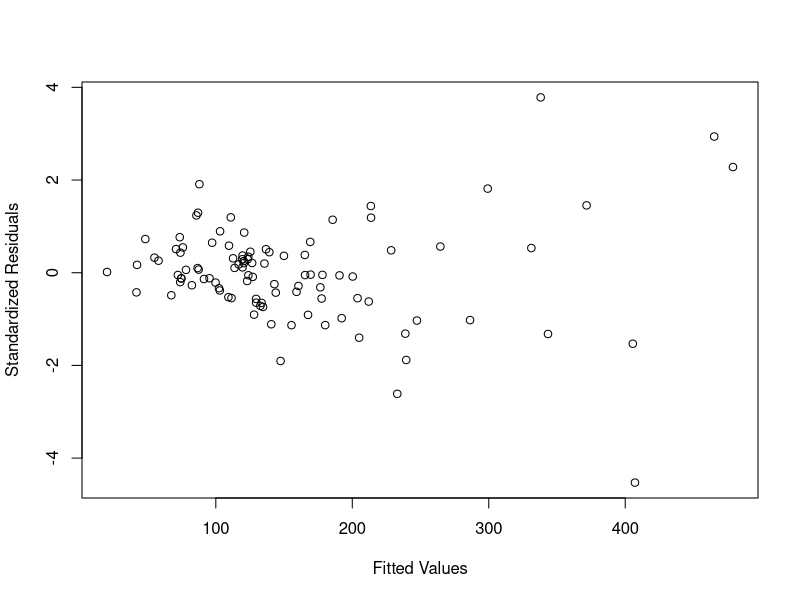
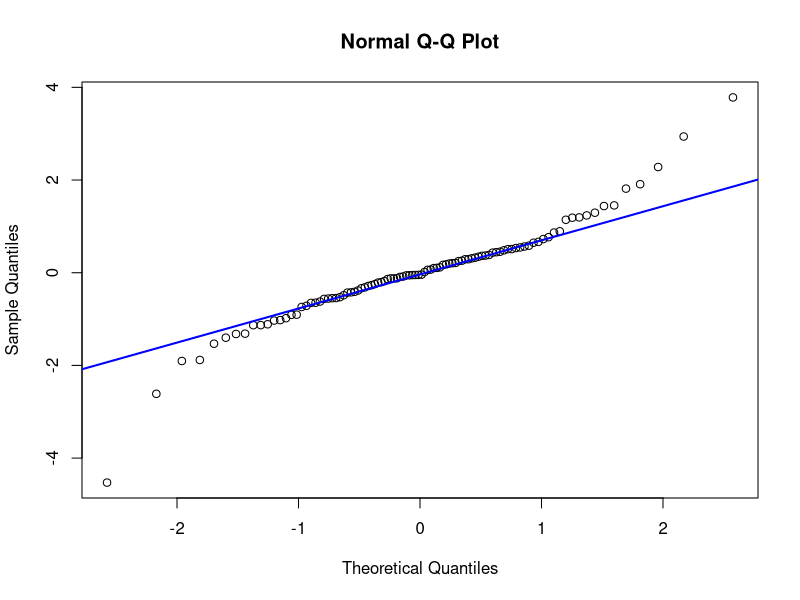

The R source for these figures, in order: (Note: this script raises an error after producing the figures.)
# practice assignment 3
hp <- read.table("data/hp.txt", header = TRUE) # house price data

# a) Fit the linear regression model:
# Price = B_0 + B_1(Size) + B_2(Beds) + B_3(Baths) + B_4(New) + B_5(Taxes) # nolint
fit <- lm(Price ~ Size + Beds + Baths + New + Taxes, data = hp)
summary(fit)

# Examine standardized residuals vs. fitted values
quartz()
plot(fitted(fit), rstandard(fit),
     xlab = "Fitted Values",
     ylab = "Standardized Residuals")

qqnorm(rstandard(fit))
qqline(rstandard(fit), col = "blue", lwd = 2)

# b) box-cox transformation
library(MASS)
bc <- boxcox(fit, lambda = seq(-1, 1, 0.05))
lambda_opt <- bc$x[which.max(bc$y)]
bc
abline(v = 0.5, lty = 3)

# c) refit the regression model using the transformed response (box-cox)
fit_log <- lm(log(Price) ~ Size + Beds + Baths + New + Taxes, data = hp)
summary(fit_log)

# Re-examine standardized residuals vs. fitted values
quartz()
plot(fitted(fit_log), rstandard(fit_log),
     xlab = "Fitted Values",
     ylab = "Standardized Residuals")

qqnorm(rstandard(fit_log))
qqline(rstandard(fit_log), col = "blue", lwd = 2)

# d) identify the most important predictors using backward variable selection
# iteration 1: remove Beds
back_fit <- lm(log(Price) ~ Size + Baths + New + Taxes, data = hp)
summary(back_fit)

# iteration 2: remove Baths
back_fit <- lm(log(Price) ~ Size + New + Taxes, data = hp)
summary(back_fit)
